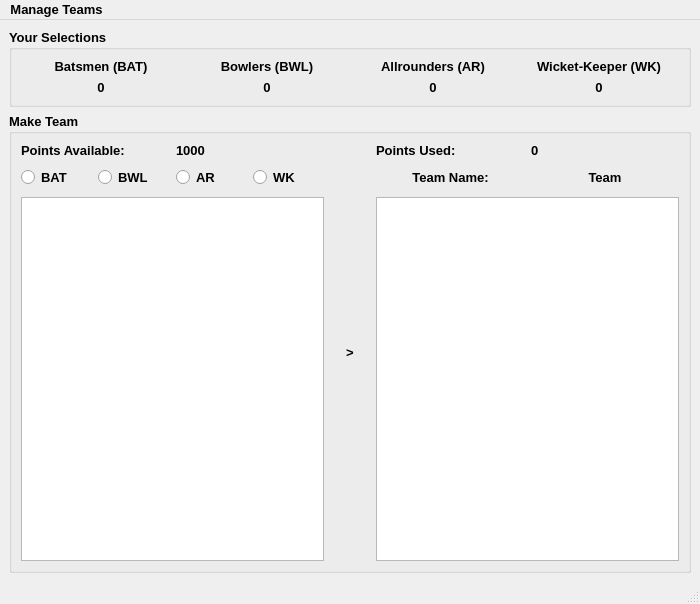
<?xml version="1.0" encoding="UTF-8"?>
<ui version="4.0">
    <class>Fantasy_Cricket_Game</class>
    <widget class="QMainWindow" name="Fantasy_Cricket_Game">
        <property name="geometry">
            <rect>
                <x>0</x>
                <y>0</y>
                <width>700</width>
                <height>604</height>
            </rect>
        </property>
        <property name="minimumSize">
            <size>
                <width>700</width>
                <height>604</height>
            </size>
        </property>
        <property name="font">
            <font>
                <family>Segoe UI</family>
                <pointsize>10</pointsize>
                <weight>75</weight>
                <italic>false</italic>
                <bold>true</bold>
                <underline>false</underline>
                <strikeout>false</strikeout>
                <kerning>true</kerning>
            </font>
        </property>
        <property name="windowTitle">
            <string>Fantasy Cricket Game</string>
        </property>
        <property name="windowIcon">
            <iconset>
                <normaloff>ball.png</normaloff>ball.png
            </iconset>
        </property>
        <property name="autoFillBackground">
            <bool>false</bool>
        </property>
        <widget class="QWidget" name="centralwidget">
            <layout class="QVBoxLayout" name="verticalLayout_7">
                <item>
                    <widget class="QGroupBox" name="selection_box">
                        <property name="font">
                            <font>
                                <family>Segoe UI</family>
                                <pointsize>10</pointsize>
                                <weight>75</weight>
                                <bold>true</bold>
                            </font>
                        </property>
                        <property name="title">
                            <string>Your Selections</string>
                        </property>
                        <layout class="QHBoxLayout" name="horizontalLayout_5">
                            <item>
                                <layout class="QHBoxLayout" name="horizontalLayout">
                                    <item>
                                        <layout class="QVBoxLayout" name="verticalLayout_2">
                                            <item>
                                                <widget class="QLabel" name="label">
                                                    <property name="font">
                                                        <font>
                                                            <family>Segoe UI</family>
                                                            <pointsize>10</pointsize>
                                                            <weight>75</weight>
                                                            <bold>true</bold>
                                                            <kerning>true</kerning>
                                                        </font>
                                                    </property>
                                                    <property name="text">
                                                        <string>Batsmen (BAT)</string>
                                                    </property>
                                                    <property name="alignment">
                                                        <set>Qt::AlignCenter</set>
                                                    </property>
                                                </widget>
                                            </item>
                                            <item>
                                                <widget class="QLabel" name="bat_num">
                                                    <property name="font">
                                                        <font>
                                                            <family>Segoe UI</family>
                                                            <pointsize>10</pointsize>
                                                            <weight>75</weight>
                                                            <bold>true</bold>
                                                            <kerning>true</kerning>
                                                        </font>
                                                    </property>
                                                    <property name="text">
                                                        <string>0</string>
                                                    </property>
                                                    <property name="alignment">
                                                        <set>Qt::AlignCenter</set>
                                                    </property>
                                                </widget>
                                            </item>
                                        </layout>
                                    </item>
                                    <item>
                                        <layout class="QVBoxLayout" name="verticalLayout_3">
                                            <item>
                                                <widget class="QLabel" name="label_3">
                                                    <property name="font">
                                                        <font>
                                                            <family>Segoe UI</family>
                                                            <pointsize>10</pointsize>
                                                            <weight>75</weight>
                                                            <bold>true</bold>
                                                            <kerning>true</kerning>
                                                        </font>
                                                    </property>
                                                    <property name="text">
                                                        <string>Bowlers (BWL)</string>
                                                    </property>
                                                    <property name="alignment">
                                                        <set>Qt::AlignCenter</set>
                                                    </property>
                                                </widget>
                                            </item>
                                            <item>
                                                <widget class="QLabel" name="bwl_num">
                                                    <property name="font">
                                                        <font>
                                                            <family>Segoe UI</family>
                                                            <pointsize>10</pointsize>
                                                            <weight>75</weight>
                                                            <bold>true</bold>
                                                            <kerning>true</kerning>
                                                        </font>
                                                    </property>
                                                    <property name="text">
                                                        <string>0</string>
                                                    </property>
                                                    <property name="alignment">
                                                        <set>Qt::AlignCenter</set>
                                                    </property>
                                                </widget>
                                            </item>
                                        </layout>
                                    </item>
                                    <item>
                                        <layout class="QVBoxLayout" name="verticalLayout_4">
                                            <item>
                                                <widget class="QLabel" name="label_5">
                                                    <property name="font">
                                                        <font>
                                                            <family>Segoe UI</family>
                                                            <pointsize>10</pointsize>
                                                            <weight>75</weight>
                                                            <bold>true</bold>
                                                            <kerning>true</kerning>
                                                        </font>
                                                    </property>
                                                    <property name="text">
                                                        <string>Allrounders (AR)</string>
                                                    </property>
                                                    <property name="alignment">
                                                        <set>Qt::AlignCenter</set>
                                                    </property>
                                                </widget>
                                            </item>
                                            <item>
                                                <widget class="QLabel" name="ar_num">
                                                    <property name="font">
                                                        <font>
                                                            <family>Segoe UI</family>
                                                            <pointsize>10</pointsize>
                                                            <weight>75</weight>
                                                            <bold>true</bold>
                                                            <kerning>true</kerning>
                                                        </font>
                                                    </property>
                                                    <property name="text">
                                                        <string>0</string>
                                                    </property>
                                                    <property name="alignment">
                                                        <set>Qt::AlignCenter</set>
                                                    </property>
                                                </widget>
                                            </item>
                                        </layout>
                                    </item>
                                    <item>
                                        <layout class="QVBoxLayout" name="verticalLayout_5">
                                            <item>
                                                <widget class="QLabel" name="label_7">
                                                    <property name="font">
                                                        <font>
                                                            <family>Segoe UI</family>
                                                            <pointsize>10</pointsize>
                                                            <weight>75</weight>
                                                            <bold>true</bold>
                                                            <kerning>true</kerning>
                                                        </font>
                                                    </property>
                                                    <property name="text">
                                                        <string>Wicket-Keeper (WK)</string>
                                                    </property>
                                                    <property name="alignment">
                                                        <set>Qt::AlignCenter</set>
                                                    </property>
                                                </widget>
                                            </item>
                                            <item>
                                                <widget class="QLabel" name="wk_num">
                                                    <property name="font">
                                                        <font>
                                                            <family>Segoe UI</family>
                                                            <pointsize>10</pointsize>
                                                            <weight>75</weight>
                                                            <bold>true</bold>
                                                            <kerning>true</kerning>
                                                        </font>
                                                    </property>
                                                    <property name="text">
                                                        <string>0</string>
                                                    </property>
                                                    <property name="alignment">
                                                        <set>Qt::AlignCenter</set>
                                                    </property>
                                                </widget>
                                            </item>
                                        </layout>
                                    </item>
                                </layout>
                            </item>
                        </layout>
                    </widget>
                </item>
                <item>
                    <widget class="QGroupBox" name="make_team_box">
                        <property name="font">
                            <font>
                                <family>Segoe UI</family>
                                <pointsize>10</pointsize>
                                <weight>75</weight>
                                <bold>true</bold>
                            </font>
                        </property>
                        <property name="title">
                            <string>Make Team</string>
                        </property>
                        <layout class="QHBoxLayout" name="horizontalLayout_2" stretch="1,0,1">
                            <item>
                                <layout class="QVBoxLayout" name="verticalLayout_6">
                                    <property name="sizeConstraint">
                                        <enum>QLayout::SetMinimumSize</enum>
                                    </property>
                                    <item>
                                        <layout class="QHBoxLayout" name="horizontalLayout_6">
                                            <item>
                                                <widget class="QLabel" name="label_11">
                                                    <property name="font">
                                                        <font>
                                                            <family>Segoe UI</family>
                                                            <pointsize>10</pointsize>
                                                            <weight>75</weight>
                                                            <bold>true</bold>
                                                            <kerning>true</kerning>
                                                        </font>
                                                    </property>
                                                    <property name="text">
                                                        <string>Points Available:</string>
                                                    </property>
                                                </widget>
                                            </item>
                                            <item>
                                                <widget class="QLabel" name="points_available_label">
                                                    <property name="font">
                                                        <font>
                                                            <family>Segoe UI</family>
                                                            <pointsize>10</pointsize>
                                                            <weight>75</weight>
                                                            <bold>true</bold>
                                                            <kerning>true</kerning>
                                                        </font>
                                                    </property>
                                                    <property name="text">
                                                        <string>1000</string>
                                                    </property>
                                                </widget>
                                            </item>
                                        </layout>
                                    </item>
                                    <item>
                                        <layout class="QHBoxLayout" name="horizontalLayout_4">
                                            <item>
                                                <widget class="QRadioButton" name="radioButton_bat">
                                                    <property name="font">
                                                        <font>
                                                            <family>Segoe UI</family>
                                                            <pointsize>10</pointsize>
                                                            <weight>75</weight>
                                                            <bold>true</bold>
                                                            <kerning>true</kerning>
                                                        </font>
                                                    </property>
                                                    <property name="text">
                                                        <string>BAT</string>
                                                    </property>
                                                </widget>
                                            </item>
                                            <item>
                                                <widget class="QRadioButton" name="radioButton_bwl">
                                                    <property name="font">
                                                        <font>
                                                            <family>Segoe UI</family>
                                                            <pointsize>10</pointsize>
                                                            <weight>75</weight>
                                                            <bold>true</bold>
                                                            <kerning>true</kerning>
                                                        </font>
                                                    </property>
                                                    <property name="text">
                                                        <string>BWL</string>
                                                    </property>
                                                </widget>
                                            </item>
                                            <item>
                                                <widget class="QRadioButton" name="radioButton_ar">
                                                    <property name="font">
                                                        <font>
                                                            <family>Segoe UI</family>
                                                            <pointsize>10</pointsize>
                                                            <weight>75</weight>
                                                            <bold>true</bold>
                                                            <kerning>true</kerning>
                                                        </font>
                                                    </property>
                                                    <property name="text">
                                                        <string>AR</string>
                                                    </property>
                                                </widget>
                                            </item>
                                            <item>
                                                <widget class="QRadioButton" name="radioButton_wk">
                                                    <property name="minimumSize">
                                                        <size>
                                                            <width>0</width>
                                                            <height>27</height>
                                                        </size>
                                                    </property>
                                                    <property name="font">
                                                        <font>
                                                            <family>Segoe UI</family>
                                                            <pointsize>10</pointsize>
                                                            <weight>75</weight>
                                                            <bold>true</bold>
                                                            <kerning>true</kerning>
                                                        </font>
                                                    </property>
                                                    <property name="text">
                                                        <string>WK</string>
                                                    </property>
                                                </widget>
                                            </item>
                                        </layout>
                                    </item>
                                    <item>
                                        <widget class="QListWidget" name="list1">
                                            <property name="minimumSize">
                                                <size>
                                                    <width>260</width>
                                                    <height>300</height>
                                                </size>
                                            </property>
                                        </widget>
                                    </item>
                                </layout>
                            </item>
                            <item>
                                <layout class="QVBoxLayout" name="verticalLayout_10">
                                    <item>
                                        <spacer name="horizontalSpacer">
                                            <property name="orientation">
                                                <enum>Qt::Horizontal</enum>
                                            </property>
                                            <property name="sizeHint" stdset="0">
                                                <size>
                                                    <width>40</width>
                                                    <height>20</height>
                                                </size>
                                            </property>
                                        </spacer>
                                    </item>
                                    <item>
                                        <widget class="QLabel" name="label_15">
                                            <property name="font">
                                                <font>
                                                    <family>Segoe UI</family>
                                                    <weight>75</weight>
                                                    <bold>true</bold>
                                                </font>
                                            </property>
                                            <property name="text">
                                                <string>&gt;</string>
                                            </property>
                                            <property name="alignment">
                                                <set>Qt::AlignCenter</set>
                                            </property>
                                        </widget>
                                    </item>
                                    <item>
                                        <spacer name="horizontalSpacer_2">
                                            <property name="orientation">
                                                <enum>Qt::Horizontal</enum>
                                            </property>
                                            <property name="sizeHint" stdset="0">
                                                <size>
                                                    <width>40</width>
                                                    <height>20</height>
                                                </size>
                                            </property>
                                        </spacer>
                                    </item>
                                </layout>
                            </item>
                            <item>
                                <layout class="QVBoxLayout" name="verticalLayout">
                                    <property name="sizeConstraint">
                                        <enum>QLayout::SetMinimumSize</enum>
                                    </property>
                                    <item>
                                        <layout class="QHBoxLayout" name="horizontalLayout_7">
                                            <item>
                                                <widget class="QLabel" name="label_14">
                                                    <property name="font">
                                                        <font>
                                                            <family>Segoe UI</family>
                                                            <pointsize>10</pointsize>
                                                            <weight>75</weight>
                                                            <bold>true</bold>
                                                            <kerning>true</kerning>
                                                        </font>
                                                    </property>
                                                    <property name="text">
                                                        <string>Points Used:</string>
                                                    </property>
                                                </widget>
                                            </item>
                                            <item>
                                                <widget class="QLabel" name="points_used_label">
                                                    <property name="font">
                                                        <font>
                                                            <family>Segoe UI</family>
                                                            <pointsize>10</pointsize>
                                                            <weight>75</weight>
                                                            <bold>true</bold>
                                                            <kerning>true</kerning>
                                                        </font>
                                                    </property>
                                                    <property name="text">
                                                        <string>0</string>
                                                    </property>
                                                </widget>
                                            </item>
                                        </layout>
                                    </item>
                                    <item>
                                        <layout class="QHBoxLayout" name="horizontalLayout_3">
                                            <item>
                                                <widget class="QLabel" name="label_9">
                                                    <property name="minimumSize">
                                                        <size>
                                                            <width>0</width>
                                                            <height>27</height>
                                                        </size>
                                                    </property>
                                                    <property name="font">
                                                        <font>
                                                            <family>Segoe UI</family>
                                                            <pointsize>10</pointsize>
                                                            <weight>75</weight>
                                                            <bold>true</bold>
                                                            <kerning>true</kerning>
                                                        </font>
                                                    </property>
                                                    <property name="text">
                                                        <string>Team Name:</string>
                                                    </property>
                                                    <property name="alignment">
                                                        <set>Qt::AlignCenter</set>
                                                    </property>
                                                </widget>
                                            </item>
                                            <item>
                                                <widget class="QLabel" name="team_name_label">
                                                    <property name="font">
                                                        <font>
                                                            <family>Segoe UI</family>
                                                            <pointsize>10</pointsize>
                                                            <weight>75</weight>
                                                            <bold>true</bold>
                                                            <kerning>true</kerning>
                                                        </font>
                                                    </property>
                                                    <property name="text">
                                                        <string>Team</string>
                                                    </property>
                                                    <property name="alignment">
                                                        <set>Qt::AlignCenter</set>
                                                    </property>
                                                </widget>
                                            </item>
                                        </layout>
                                    </item>
                                    <item>
                                        <widget class="QListWidget" name="list2">
                                            <property name="minimumSize">
                                                <size>
                                                    <width>260</width>
                                                    <height>300</height>
                                                </size>
                                            </property>
                                        </widget>
                                    </item>
                                </layout>
                            </item>
                        </layout>
                    </widget>
                </item>
            </layout>
        </widget>
        <widget class="QMenuBar" name="menubar">
            <property name="geometry">
                <rect>
                    <x>0</x>
                    <y>0</y>
                    <width>700</width>
                    <height>29</height>
                </rect>
            </property>
            <property name="font">
                <font>
                    <pointsize>10</pointsize>
                    <weight>75</weight>
                    <bold>true</bold>
                </font>
            </property>
            <widget class="QMenu" name="menuManage_Teams">
                <property name="font">
                    <font>
                        <pointsize>10</pointsize>
                        <weight>75</weight>
                        <bold>true</bold>
                    </font>
                </property>
                <property name="title">
                    <string>Manage Teams</string>
                </property>
                <addaction name="actionAdd_Team"/>
                <addaction name="actionOpen_Team"/>
                <addaction name="actionSave_Team"/>
                <addaction name="actionEvaluate_Team"/>
            </widget>
            <addaction name="menuManage_Teams"/>
        </widget>
        <widget class="QStatusBar" name="statusbar"/>
        <action name="actionAdd_Team">
            <property name="text">
                <string>New Team</string>
            </property>
            <property name="font">
                <font>
                    <family>Segoe UI</family>
                    <pointsize>10</pointsize>
                    <weight>75</weight>
                    <bold>true</bold>
                    <kerning>true</kerning>
                </font>
            </property>
        </action>
        <action name="actionOpen_Team">
            <property name="text">
                <string>Open Team</string>
            </property>
            <property name="font">
                <font>
                    <family>Segoe UI</family>
                    <pointsize>10</pointsize>
                    <weight>75</weight>
                    <bold>true</bold>
                </font>
            </property>
        </action>
        <action name="actionSave_Team">
            <property name="text">
                <string>Save Team</string>
            </property>
            <property name="font">
                <font>
                    <family>Segoe UI</family>
                    <pointsize>10</pointsize>
                    <weight>75</weight>
                    <bold>true</bold>
                </font>
            </property>
        </action>
        <action name="actionEvaluate_Team">
            <property name="text">
                <string>Evaluate Team</string>
            </property>
            <property name="font">
                <font>
                    <family>Segoe UI</family>
                    <pointsize>10</pointsize>
                    <weight>75</weight>
                    <bold>true</bold>
                </font>
            </property>
        </action>
    </widget>
    <resources/>
    <connections/>
</ui>
